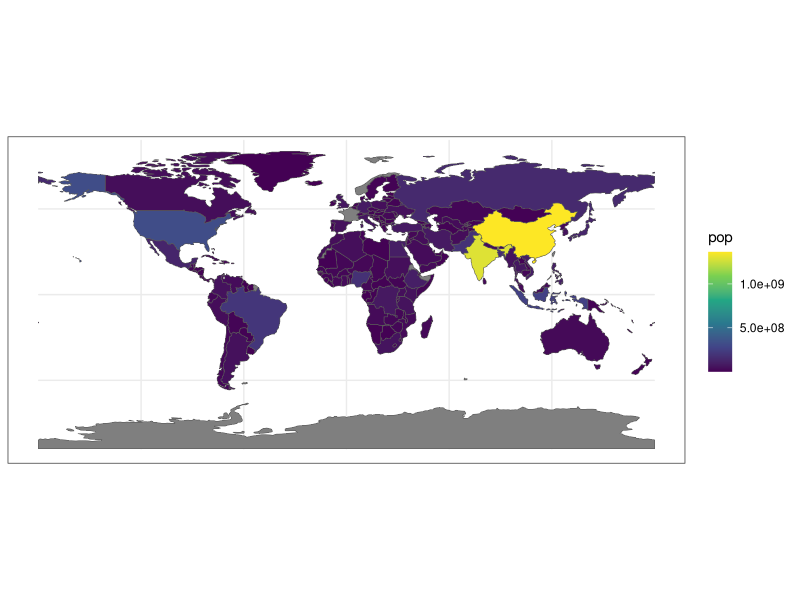
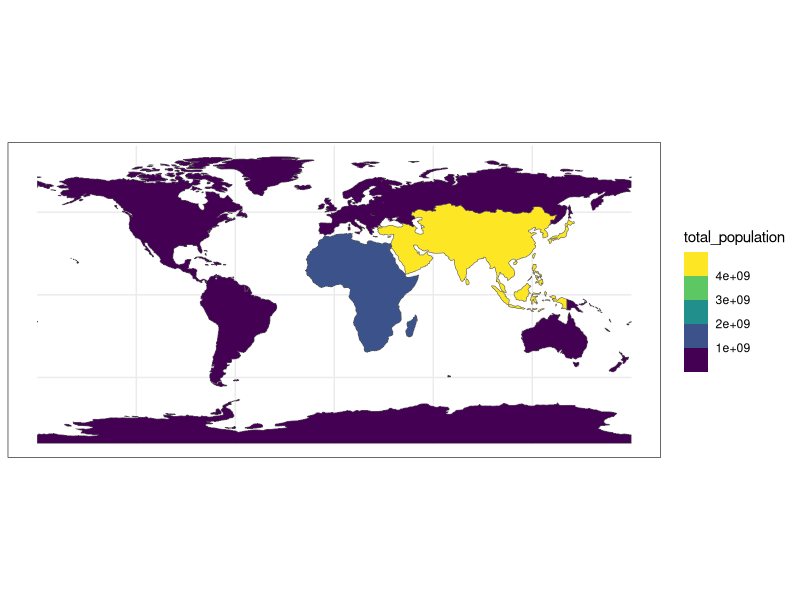
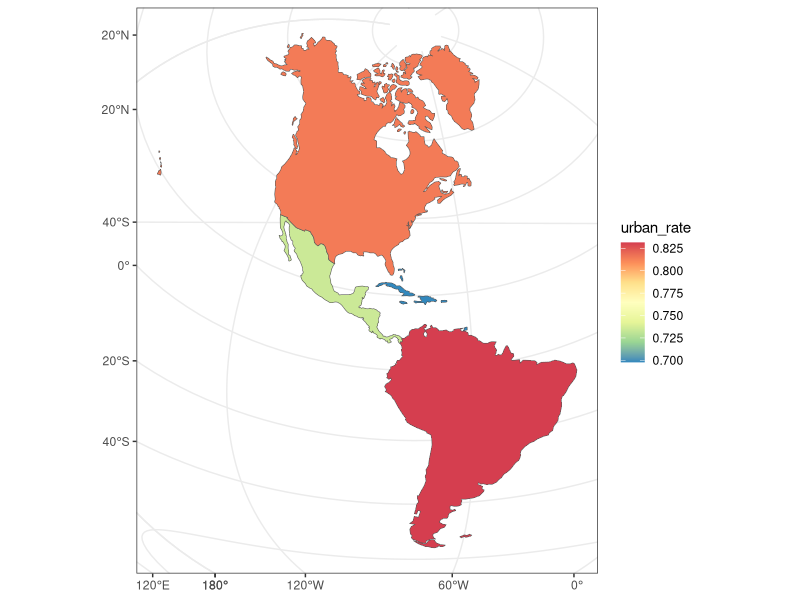
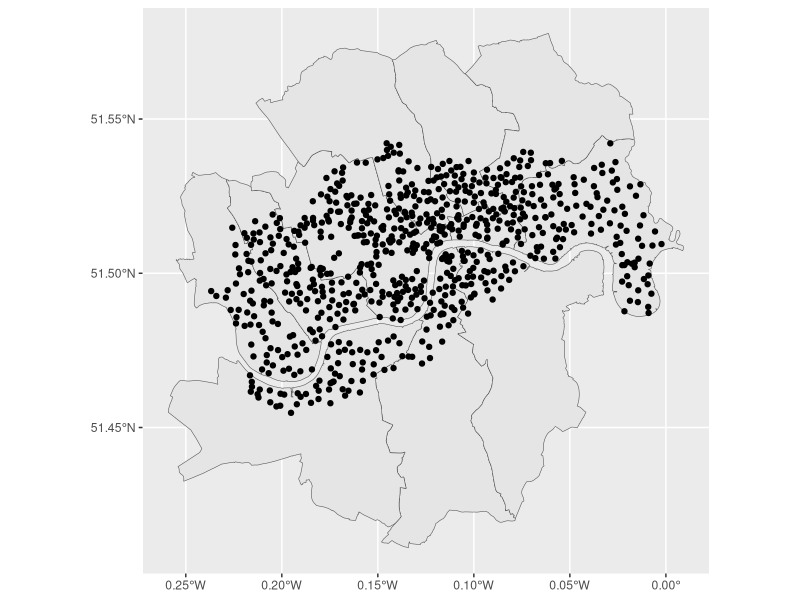
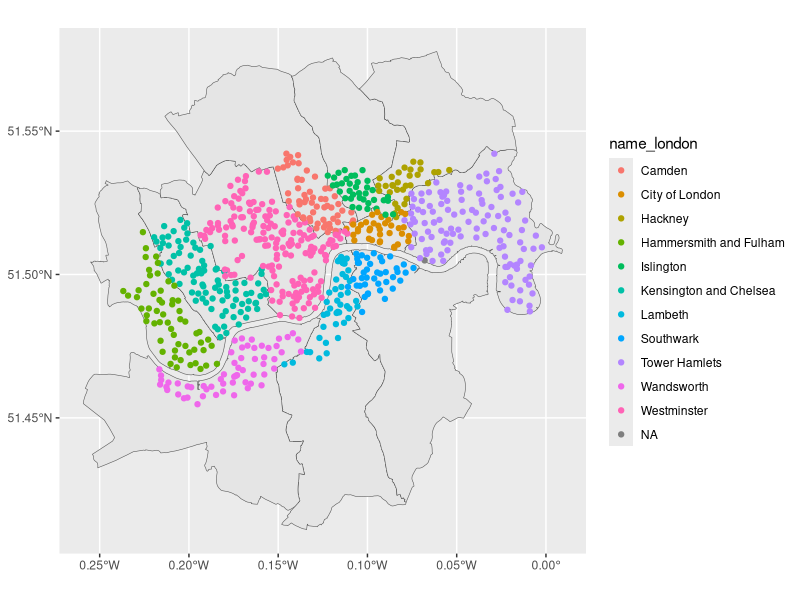
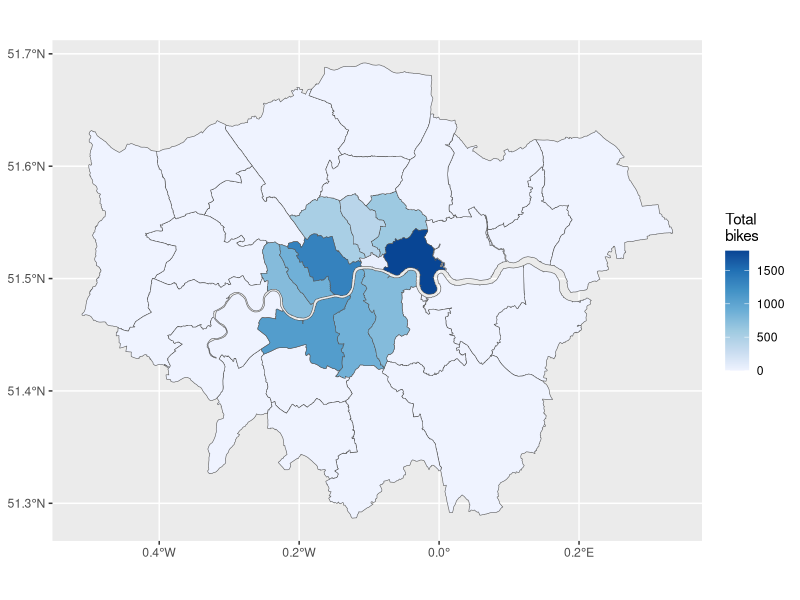

Generate these figures, in order, with R:
## ---- chunk 1
options(htmltools.dir.version = FALSE)

# library(xaringanthemer)
# # style_mono_accent(
# #   base_color = "#1c5253"
# #   # header_font_google = google_font("Josefin Sans"),
# #   # text_font_google   = google_font("Montserrat", "300", "300i"),
# #   # code_font_google   = google_font("Fira Mono")
# # )
# # style_xaringan(link_color = 'red')
# style_xaringan(
#   text_font_family = "Droid Serif",
#   text_font_url = "https://fonts.googleapis.com/css?family=Droid+Serif:400,700,400italic",
#   header_font_google = google_font("Yanone Kaffeesatz")
# )
# other colors:
# blue: rgb(0,114,178)
# orange: rgb(213,94,0)
# green: rgb(0,158,115)
## ---- chunk 2
options(width = 70)
library(sf)
library(tidyverse)
library(spData)
world #<<
## ---- chunk 3
options(width = 70)
library(sf)
library(tidyverse)
library(spData)
world %>% select(name_long, continent) #<<
## ---- chunk 4
options(width = 70)
library(sf)
library(tidyverse)
library(spData)
world %>% select(name_long, continent) %>% slice(1:2) #<<
## ---- chunk 5
options(width = 70)
library(sf)
library(tidyverse)
library(spData)
world %>% select(name_long, continent) %>% filter(continent=='South America') #<<
## ---- chunk 6
options(width = 70)
library(sf)
library(tidyverse)
library(spData)
world %>% select(name_long, continent) %>% filter(continent=='South America') %>%
  left_join(coffee_data) # data of coffee production by country (name_long) #<<
## ---- chunk 7
options(width = 70)
library(sf)
library(tidyverse)
library(spData)
world %>% select(name_long, continent, pop) #<<
## ---- chunk 8
options(width = 70)
library(sf)
library(tidyverse)
library(spData)
sf_use_s2(F)
world %>% select(name_long, continent, pop) %>% 
  group_by(continent) %>% #<<
  summarise(total_population = sum(pop, na.rm = T)) #<<
## ---- chunk 9
library(sf)
library(tidyverse)
library(spData)
p<-ggplot(world) + 
  geom_sf(aes(fill=pop)) + 
  scale_fill_continuous(type = "viridis") +
  theme_bw()
p
## ---- chunk 10
library(sf)
library(tidyverse)
library(spData)
p<-ggplot(
  world %>% select(name_long, continent, pop) %>% 
  group_by(continent) %>% #<<
  summarise(total_population = sum(pop, na.rm = T))
) + 
  geom_sf(aes(fill=total_population)) + 
  scale_fill_binned(type = "viridis") +
  theme_bw()
p
## ---- chunk 11
sf.world <- world %>% filter(!is.na(iso_a2))
df.wb <- worldbank_df %>% filter(!is.na(iso_a2))

sf.merged <- sf.world %>% 
  left_join(df.wb) %>% 
  filter(continent %in% c('North America', 'South America')) %>% 
  group_by(subregion) %>% 
  summarise(total_urban = sum(urban_pop,na.rm=T), total_pop = sum(pop,na.rm=T)) %>% 
  mutate(urban_rate = total_urban/total_pop)

p<-ggplot(sf.merged) +
  geom_sf(aes(fill=urban_rate)) +
  scale_fill_distiller(palette = 'Spectral') +
  coord_sf(crs = "+proj=laea +x_0=0 +y_0=0 +lon_0=-74 +lat_0=40") +
  theme_bw()
p
## ---- chunk 12
sf.great.london <- lnd
sf.bikes <- cycle_hire

sf.great.london <- sf.great.london %>% 
  rename(name_london = NAME)
sf.bikes <- sf.bikes %>% 
  rename(name_bike = name)

# Spatial filtering:
sf.filtered <- sf.great.london %>% 
  st_filter(sf.bikes)

p<-ggplot() +
  geom_sf(data = sf.filtered) +
  geom_sf(data = sf.bikes)
p
## ---- chunk 13
sf.great.london <- lnd
sf.bikes <- cycle_hire

sf.great.london <- sf.great.london %>% 
  rename(name_london = NAME)
sf.bikes <- sf.bikes %>% 
  rename(name_bike = name)

# Spatial join:

sf.bikes.join <- sf.bikes %>% 
  st_join(sf.great.london)

p<-ggplot() +
  geom_sf(data = sf.filtered) +
  geom_sf(data = sf.bikes.join, aes(color = name_london))
p
## ---- chunk 14
sf.great.london <- lnd
sf.bikes <- cycle_hire

sf.great.london <- sf.great.london %>% 
  rename(name_london = NAME)
sf.bikes <- sf.bikes %>% 
  rename(name_bike = name)

# Spatial join + aggregation:

sf.glnd.join <- sf.great.london %>% 
  st_join(sf.bikes) %>% 
  group_by(name_london) %>% 
  summarize(
    total_bikes = sum(nbikes,na.rm = T),
    total_empty = sum(nempty,na.rm = T)
    )

p<-ggplot() +
  geom_sf(data = sf.glnd.join, aes(fill=total_bikes)) +
  scale_fill_distiller(name = 'Total\nbikes',direction = 1)
p
